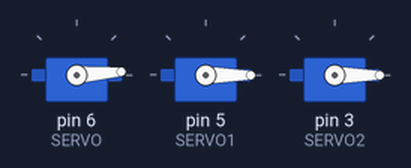
Simulated run of this sketch. Board: Arduino Uno, built with avr-gcc and run on an emulated ATmega328P. Parts: 3 × servo.

Above: at 0.15 s.
At 4.76 s:
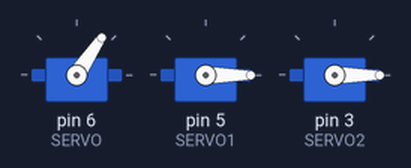
At 9.27 s:
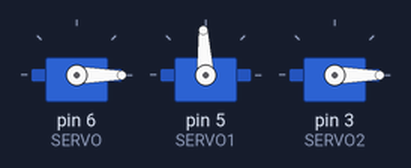
At 18.3 s:
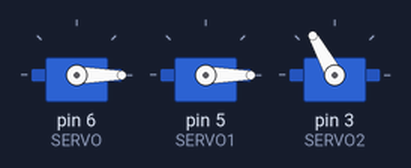
At 25.7 s:
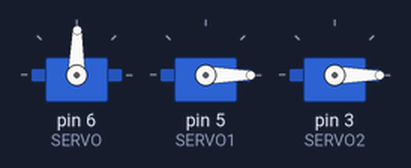
At 33.0 s:
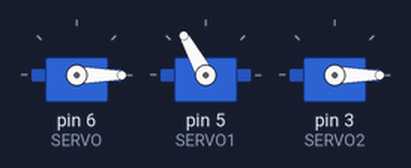
Timing chart, 0 to 40.0 s (numbered marks = the images above):
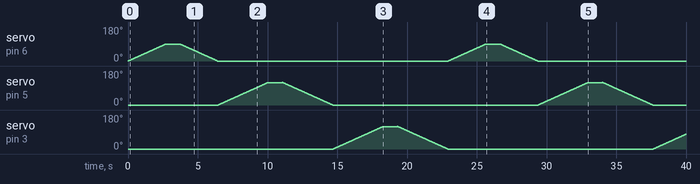

The sketch:

servo_motor.ino
```cpp
#include <Servo.h>

#define SERVO 6 // Porta Digital 6 PWM
#define SERVO1 5
#define SERVO2 3

Servo s;
Servo w;// Variável Servo
Servo t;
int pos; // Posição Servo
int pos1;
int pos2;

void setup ()
{
  s.attach(SERVO);
  w.attach(SERVO1);
  t.attach(SERVO2);
  Serial.begin(9600);
  s.write(pos); // Inicia motor posição zero
  w.write(pos1);
  t.write(pos2);
}

void loop()
{
  for(pos = 0; pos < 90; pos++)
  {
    s.write(pos);
  delay(30);
  }
delay(1000);
  for(pos = 90; pos >= 0; pos--)
  {
    s.write(pos);
    delay(30);
  }

    for(pos1 = 0; pos1 < 120; pos1++)
  {
    w.write(pos1);
  delay(30);
  }
delay(1000);
  for(pos1 = 120; pos1 >= 0; pos1--)
  {
    w.write(pos1);
    delay(30);
  }


    for(pos2 = 0; pos2 < 120; pos2++)
  {
    t.write(pos2);
  delay(30);
  }
delay(1000);
  for(pos2 = 120; pos2 >= 0; pos2--)
  {
    t.write(pos2);
    delay(30);
  }


}
```
